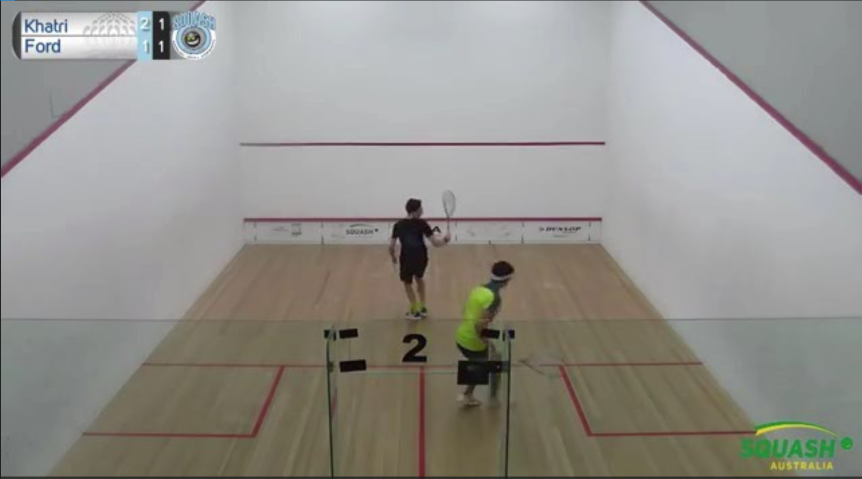
//> input picture Jake/CapstoneVersion1/OpenCV3_Template/squashCourt.PNG, 1723 x 957 px (shown at 1/2 size)
$ ./main   (built with g++ and OpenCV 4)
//> lines starting //> are read from the running program, lines starting //| are printed output that depends on the picture; after the words box and inside, x2 and y2 are one past the last pixel; in counts of white or black regions, pixels touching at a corner belong together; pictures that were not available may be replaced by others from this repository, and a replacement may not be noted
### Jake/CapstoneVersion1/OpenCV3_Template/Blob.h
// Blob.h

#ifndef MY_BLOB
#define MY_BLOB

#include<opencv2/core/core.hpp>
#include<opencv2/highgui/highgui.hpp>
#include<opencv2/imgproc/imgproc.hpp>

class Blob {
public:
	//Blob Bounding Boxes
	std::vector<cv::Point> currentContour;
	cv::Rect currentBoundingRect;
	std::vector<cv::Point> centerPositions;

	//Blob Size
	double dblCurrentDiagonalSize;
	double dblCurrentAspectRatio;

	//Boolian Specifiers
	bool blnCurrentMatchFoundOrNewBlob;
	bool blnStillBeingTracked;

	//Other
	int intNumOfConsecutiveFramesWithoutAMatch;
	cv::Point predictedNextPosition;

	//Initalize Blob
	Blob(std::vector<cv::Point> _contour);

	//Public Functions
	void predictNextPosition(void);
	cv::Point getBottom(void);
};

#endif    // MY_BLOB

### Jake/CapstoneVersion1/OpenCV3_Template/main.cpp

// Add all Includes
// Open Cv
#include "opencv2/imgcodecs.hpp"
#include "opencv2/imgproc.hpp"
#include "opencv2/videoio.hpp"
#include <opencv2/highgui.hpp>
#include <opencv2/video.hpp>
#include <opencv2/core/core.hpp>
#include "opencv2/calib3d/calib3d.hpp"
#include <iostream>
#include <limits>
#include <numeric>
#include <iostream>

// Header files
#include "Blob.h"
#include <stdio.h>

// Other
#include <iostream>
#include <sstream>


// Name Spaces
using namespace cv;
using namespace std;

// load video
char* video = "squash.mp4";

// Homography
bool pointsFound = false;
bool usingMouseClick = false;
vector<Point2f> imageCourtTemplatePoints;
vector<Point2f> imageCourtPlayersPoints;
vector<Point2f> court_Points;

Mat imageCourtPlayersCopyblack;
Mat tracklines;
Mat imageCourtPlayers;
Mat imageCourtTemplate;
Mat imageCourtPlayersCopy;
Mat ROI_result;
Mat H;

// Globals
Mat frame; // Store the current Frame
Mat MOG2FgMask; // MOG2 Mask
Ptr<BackgroundSubtractor> MOG2Bs; //MOG2 Background Subtractor

int keyboardInput; // Keyboard Input

// Track Bar variables
const bool usingTrackbar = false;
const string trackbarWindowName = "Trackbars";
int B_MIN = 5; // Blur Min
int B_MAX = 30; // Blur Max
int T_MIN = 74; // Threshold Min
int T_MAX = 256; // Threshold Max
int minBlobSize = 2000; // blob size min
int maxBlobSize = 7000;
int D_MIN = 1;
int D_MAX = 30;
int E_MIN = 1;
int E_MAX = 30;


void onTrackbar(int, void*) {
	//Empty for some reason
}
void createTrackbar(void);

// Scalars
const Scalar SCALAR_BLACK = Scalar(0.0, 0.0, 0.0);
const Scalar SCALAR_WHITE = Scalar(255.0, 255.0, 255.0);
const Scalar SCALAR_YELLOW = Scalar(0.0, 255.0, 255.0);
const Scalar SCALAR_GREEN = Scalar(0.0, 200.0, 0.0);
const Scalar SCALAR_RED = Scalar(0.0, 0.0, 255.0);

//Function Stubs
void matchCurrentFrameBlobsToExistingBlobs(vector<Blob> &existingBlobs, vector<Blob> &currentFrameBlobs);
void addBlobToExistingBlobs(Blob &currentFrameBlob, vector<Blob> &existingBlobs, int &intIndex);
void addNewBlob(Blob &currentFrameBlob, vector<Blob> &existingBlobs);
double distanceBetweenPoints(Point point1, Point point2);
void drawAndShowContours(Size imageSize, vector<vector<Point> > contours, string strImageName);
void drawAndShowContours(Size imageSize, vector<Blob> blobs, string strImageName);
void drawBlobInfoOnImage(vector<Blob> &blobs, Mat &imgFrame2Copy);
void analyseVideo(char* video);
void on_mouse(int e, int x, int y, int d, void *ptr);
void drawBlobBottomOnImage(vector<Blob> &blobs, Mat &imgFrame2Copy);


// Show windows
bool showimgFrame2Copy = true; // show the red rectangle
bool showDisplayWindow = false; // show the first image for picking points
bool showimgContours = false; // shows contours
bool showimgConvexHulls = false; // show convexHulls
bool showimgCurrentFrameBlobs = true; // shows the blob
bool showimgBlobs = false;
bool showimageCourtPlayersCopyblack = false; //
bool showROI_result = false; //
bool showHomoResult = false; //
bool showframe = false; // shows the current frame
bool showtransparentResult = true; // shows the players feet marks on a transparent image
bool showMOG2FgMask = false; // show the fg mask

int main(void) {
	// Load Images
	imageCourtPlayers = imread("squashCourt.png", CV_LOAD_IMAGE_COLOR);
//> imageCourtPlayers is the input picture: 957 rows x 1723 cols, CV_8UC3; mean B, G, R 139.2, 144.8, 146.6
	imageCourtTemplate = imread("squashCourtTop.jpg", CV_LOAD_IMAGE_COLOR);
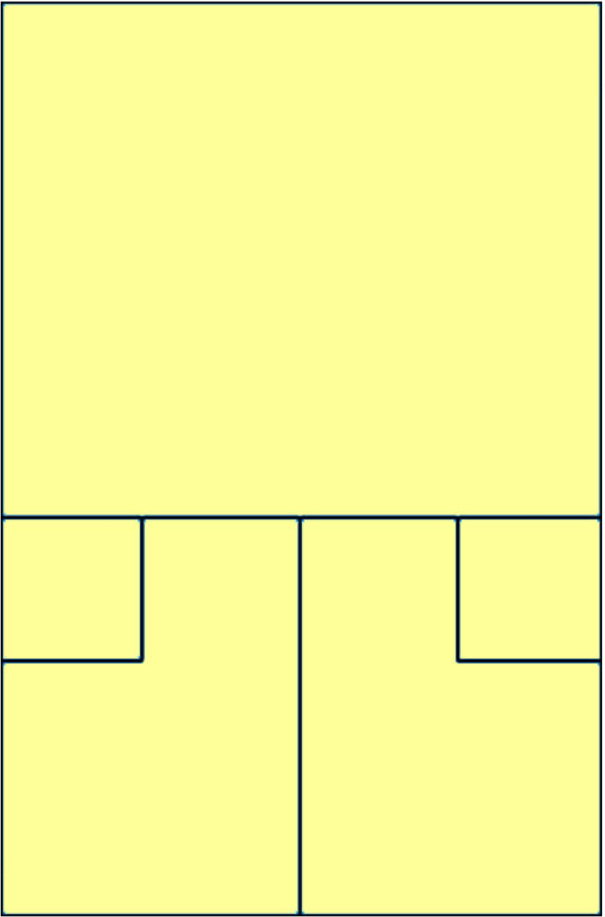
//> input picture Jake/CapstoneVersion1/OpenCV3_Template/squashCourtTop.jpg, 605 x 917 px
//> imageCourtTemplate is the input picture: 917 rows x 605 cols, CV_8UC3; mean B, G, R 151.4, 248.8, 247.1
	imageCourtPlayersCopy = imread("squashCourt.png", CV_LOAD_IMAGE_COLOR);

	//Resize Images
	resize(imageCourtPlayers, imageCourtPlayers, Size(768, 576));
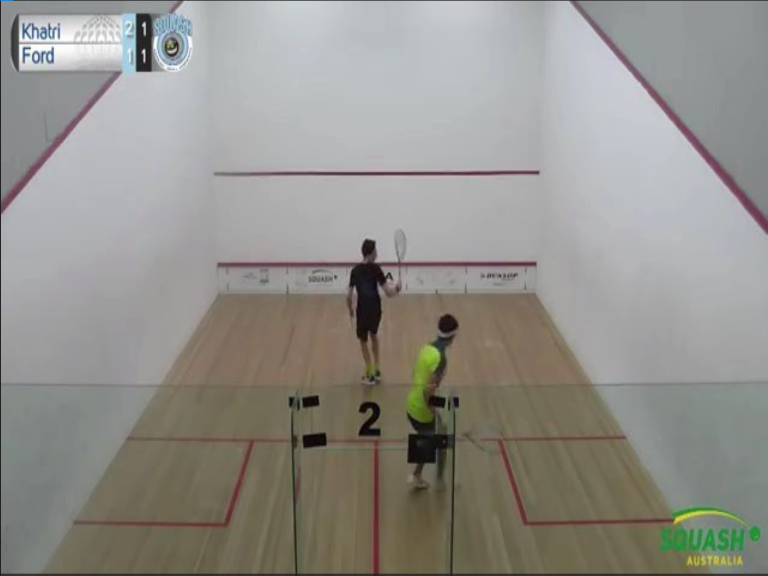
//> imageCourtPlayers: 576 rows x 768 cols, CV_8UC3; mean B, G, R 139.1, 144.7, 146.5
	//resize(imageCourtTemplate, imageCourtTemplate, Size(768, 576));
	resize(imageCourtPlayersCopy, imageCourtPlayersCopy, Size(768, 576));

	// Create a Black of the video
	Mat black(imageCourtPlayersCopy.rows, imageCourtPlayersCopy.cols, imageCourtPlayersCopy.type(), Scalar(255, 255, 255, 0));
	imageCourtPlayersCopyblack = black;
	// Push the 4 corners of the logo image as the 4 points for correspondence to calculate homography.
	imageCourtTemplatePoints.push_back(Point2f(float(0), float(0)));
	imageCourtTemplatePoints.push_back(Point2f(float(0), float(imageCourtTemplate.rows)));
//> imageCourtTemplatePoints = 2 Points (x, y): [0, 0], [0, 917]
	imageCourtTemplatePoints.push_back(Point2f(float(imageCourtTemplate.cols), float(imageCourtTemplate.rows)));
	imageCourtTemplatePoints.push_back(Point2f(float(imageCourtTemplate.cols), float(0)));


	// create Trackbar
	if (usingTrackbar) createTrackbar();

	// create Background Subtractor - MOG2 approach
	MOG2Bs = createBackgroundSubtractorMOG2().dynamicCast<BackgroundSubtractor>();

	// Homography


	// if we want to click an image to pick our points else set hard coded points for homography
	if (!usingMouseClick) {
		imageCourtPlayersPoints.push_back(Point2f(float(219), float(291)));
		imageCourtPlayersPoints.push_back(Point2f(float(39), float(574)));
		imageCourtPlayersPoints.push_back(Point2f(float(717), float(574)));
		imageCourtPlayersPoints.push_back(Point2f(float(535), float(291)));
		// once we get 4 corresponding points in both images calculate homography matrix
		H = findHomography(imageCourtPlayersPoints, imageCourtTemplatePoints, 0);
	}
	else {
		namedWindow("Display window", WINDOW_AUTOSIZE);// Create a window for display.
		imshow("Display window", imageCourtPlayers);
		setMouseCallback("Display window", on_mouse, NULL);
		cout << " Click the four corners of the court starting from top left going counter clockwise " << endl;
		cout << " Click any where on the fifth click " << endl;
		while (1) {
			int key = cvWaitKey(10);
			if (key == 27) break;
		}
	}


	analyseVideo(video);
	cout << " Press escape to exit " << endl;
	while (1) {

		int key = cvWaitKey(10);
		if (key == 27) break;
	}
	destroyAllWindows();
	return EXIT_SUCCESS;
}


/// <summary>
///
/// </summary>
/// <param name="src1"></param>
/// <param name="src2"></param>
// [41 lines left out: functions showFinal, on_mouse, not called in this run]

/// <summary>
///
/// </summary>
/// <param name="video">Video File Path</param>
void analyseVideo(char* video) {
//> called with video = "squash.mp4"
	//create the capture object
	VideoCapture capture(video);
	// Check the video can open
	if (!capture.isOpened()) {
		cerr << "cannot open video: " << video << endl;
		exit(EXIT_FAILURE);
	}

	// Create blobs vector
	vector<Blob> blobs;
	bool blnFirstFrame = true;


	//loop through each frame of the video. ESC or 'q' for quitting
	while ((char)keyboardInput != 'q' && (char)keyboardInput != 27) {
		if (usingTrackbar) createTrackbar();
		else {
			B_MIN = 1;
			B_MAX = 16;
			T_MIN = 174;
			T_MAX = 256;
		}
		vector<Blob> currentFrameBlobs;

		//read the current frame
		if (!capture.read(frame)) {
			cerr << "Unable to read next frame." << endl;
			cerr << "Exiting..." << endl;
			exit(EXIT_FAILURE);
		}

		resize(frame, frame, Size(768, 576));
		//update the background model


		Mat imgFrame2Copy = frame.clone();
		MOG2Bs->apply(frame, MOG2FgMask);
//> MOG2FgMask: 576 rows x 768 cols, CV_8UC1; every value is 127

		// I added the dilate and erode just for testing, wanted to see if it would
		// help, kinda does
		int dElement;
		int eElement;
		if (usingTrackbar) {
			dElement = D_MIN;
			eElement = E_MIN;
		}
		else {
			dElement = 6;
			eElement = 4;
		}
		Mat dilateElement = getStructuringElement(MORPH_RECT, Size(dElement, dElement));
		Mat erodeElement = getStructuringElement(MORPH_RECT, Size(eElement, eElement));
		dilate(MOG2FgMask, MOG2FgMask, dilateElement);
		erode(MOG2FgMask, MOG2FgMask, dilateElement);


		// blur the image, fills in gaps in blobs and get smoother edges
		blur(MOG2FgMask, MOG2FgMask, Size(B_MIN, B_MAX), Point(-1, -1));

		// get rid of shadows
		threshold(MOG2FgMask, MOG2FgMask, T_MIN, T_MAX, THRESH_BINARY);
//> MOG2FgMask: 576 rows x 768 cols, CV_8UC1; every value is 0

		//imshow("FG Mask MOG 2", MOG2FgMask);

		//  find and draw contours
		vector<vector<Point> > contours;
		Mat imgThreshCopy = MOG2FgMask.clone();
		findContours(imgThreshCopy, contours, RETR_EXTERNAL, CHAIN_APPROX_SIMPLE);
//> contours = 0 contours

		if (showimgContours) { drawAndShowContours(MOG2FgMask.size(), contours, "imgContours"); }


		// get the convex hull of the contours

		//drawAndShowContours(fgMaskMOG2.size(), contours, "imgContours");

		vector<vector<Point> > convexHulls(contours.size());
//> convexHulls = 0 contours
		for (unsigned int i = 0; i < contours.size(); i++) {
			convexHull(contours[i], convexHulls[i]);
		}
//> this loop made 0 passes
		// showimgConvexHulls = true than show it
		if (showimgConvexHulls) { drawAndShowContours(MOG2FgMask.size(), convexHulls, "imgConvexHulls"); }

		for (auto &convexHull : convexHulls) {
			Blob possibleBlob(convexHull);

			// check if the blob is large enough to be a person and not just random noise or a section of a person
			if (possibleBlob.currentBoundingRect.area() > minBlobSize) {
				cerr << "blob area: " << possibleBlob.currentBoundingRect.area() << endl;
				currentFrameBlobs.push_back(possibleBlob);
			}
		}
//> after the loop, currentFrameBlobs = 0 items

		// show the left over blobs if we want to
		if (showimgCurrentFrameBlobs) { drawAndShowContours(MOG2FgMask.size(), currentFrameBlobs, "imgCurrentFrameBlobs"); }
//> in drawAndShowContours, `Mat image(imageSize, CV_8UC3, SCALAR_BLACK);`: image: 576 rows x 768 cols, CV_8UC3; every value is 0
//> after the loop in drawAndShowContours, `for (auto &blob : blobs)`: contours = 0 contours

		// if its first frame push back the blobs
		if (blnFirstFrame == true) {
			for (auto &currentFrameBlob : currentFrameBlobs) {
				blobs.push_back(currentFrameBlob);
			}
//> after the loop, blobs = 0 items
		}
		// else try match the new blobs to the existing ones
		else {
			matchCurrentFrameBlobsToExistingBlobs(blobs, currentFrameBlobs);
		}


		// show the blobs if we want
		if (showimgBlobs) { drawAndShowContours(MOG2FgMask.size(), blobs, "imgBlobs"); }

		drawAndShowContours(MOG2FgMask.size(), blobs, "imgBlobs");

		imgFrame2Copy = frame.clone();          // get another copy of frame 2 since we changed the previous frame 2 copy in the processing above


		// get a copy of the original frame and draw the rectangle and center point on it
		imgFrame2Copy = frame.clone();
		drawBlobInfoOnImage(blobs, imgFrame2Copy);
		drawBlobBottomOnImage(blobs, imgFrame2Copy);
		if (showimgFrame2Copy) { imshow("imgFrame2Copy", imgFrame2Copy); }

		// draw the players feet position on the black copy of the court
		drawBlobBottomOnImage(blobs, imageCourtPlayersCopyblack);
//> after the loop in drawBlobBottomOnImage (call 2), `for (unsigned int i = 0; i < blobs.size(); i++)`: imgFrame2Copy: 576 rows x 768 cols, CV_8UC3; every value is 255
		//drawBlobInfoOnImage(blobs, imageCourtPlayersCopy);
		if (showimageCourtPlayersCopyblack) { imshow("tracklines", imageCourtPlayersCopyblack); }

		// Homography
		Mat homoFrame = imageCourtPlayersCopyblack.clone();
		Mat homoFrameClone = imageCourtPlayersCopyblack.clone();
		// Create a black image
		Mat black(homoFrameClone.rows, homoFrameClone.cols, homoFrameClone.type(), Scalar::all(0));
		// create a white mask
		Mat mask(homoFrameClone.rows, homoFrameClone.cols, CV_8UC1, Scalar(0));

		// Get the coordiantes of the polygon (court area we want) from the mouse clicks
		vector< vector<Point> >  co_ordinates;
		co_ordinates.push_back(vector<Point>());
		co_ordinates[0].push_back(imageCourtPlayersPoints[0]);
		co_ordinates[0].push_back(imageCourtPlayersPoints[1]);
		co_ordinates[0].push_back(imageCourtPlayersPoints[2]);
		co_ordinates[0].push_back(imageCourtPlayersPoints[3]);
		drawContours(mask, co_ordinates, 0, Scalar(255), CV_FILLED, 8);
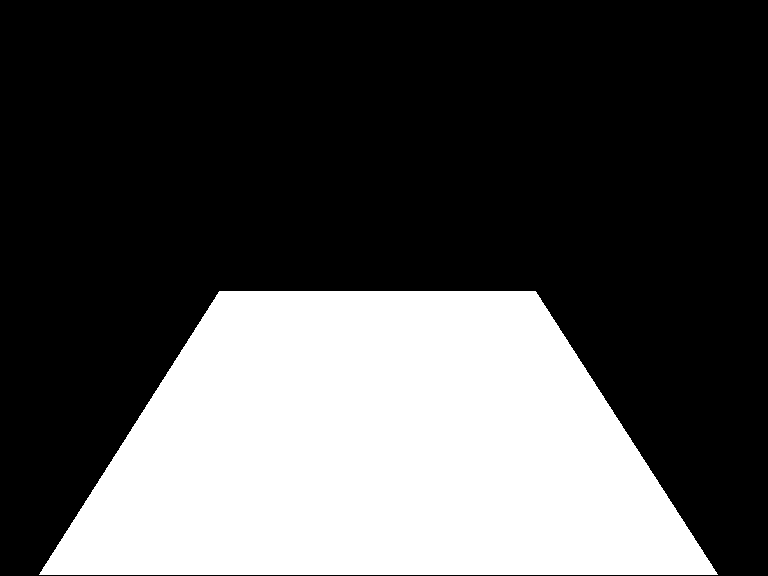
//> mask: 576 rows x 768 cols, CV_8UC1; 32% white; 1 white region, box (x1, y1, x2, y2) and area: (39, 291, 718, 575) 141432
		black.copyTo(homoFrameClone, mask);
		// create a new image with the mask on the court
		Mat dst1;

		homoFrame.copyTo(dst1, mask);

		// Do some stuff to and store the ROI in result
		Mat dst2;
		bitwise_not(mask, mask);
		dst1.copyTo(dst2, mask);
		ROI_result = dst1 + dst2;


		//namedWindow("black", WINDOW_AUTOSIZE);
		if (showROI_result) { imshow("black", ROI_result); }


		namedWindow("black", WINDOW_AUTOSIZE);
		imshow("black", ROI_result);


		Mat HomoResult;

		warpPerspective(ROI_result, HomoResult, H, imageCourtTemplate.size());
		// Warp the logo image to change its perspective
		//namedWindow("RESULTS", WINDOW_AUTOSIZE);
		if (showHomoResult) { imshow("RESULTS", HomoResult); }

		Mat transparentResult;

		imageCourtTemplate.copyTo(transparentResult, HomoResult);
		namedWindow("trans", WINDOW_AUTOSIZE);
		if (showtransparentResult) { imshow("trans", transparentResult); }


		// its no longer the first frame
		blnFirstFrame = false;
		//show the current frame and the fg masks
		if (showframe) { imshow("Frame", frame); }
		if (showMOG2FgMask) { imshow("FG Mask MOG 2", MOG2FgMask); }
		//get the input from the keyboard
		keyboardInput = waitKey(30);
//> the 'q' key is pressed
//> the 'q' key is pressed
	}
	//delete capture object
	capture.release();
}

// [33 lines left out: functions createTrackbar, drawAndShowContours, not called in this run]

void drawAndShowContours(Size imageSize, vector<Blob> blobs, string strImageName) {

	Mat image(imageSize, CV_8UC3, SCALAR_BLACK);

	vector<vector<Point> > contours;

	for (auto &blob : blobs) {
		if (blob.blnStillBeingTracked == true) {
			contours.push_back(blob.currentContour);
		}
	}

	drawContours(image, contours, -1, SCALAR_WHITE, -1);

	imshow(strImageName, image);
}

/// <summary>
/// Find the hypotinues bettween two points
/// c^2 = a^2 + b^2
/// </summary>
/// <param name="point1">X, Y point</param>
/// <param name="point2">X, Y point</param>
/// <returns>Distance bettween two points or c</returns>
// [8 lines left out: function distanceBetweenPoints, not called in this run]


void drawBlobInfoOnImage(vector<Blob> &blobs, Mat &imgFrame2Copy) {
	for (unsigned int i = 0; i < blobs.size(); i++) {

		if (blobs[i].blnStillBeingTracked == true) {

			rectangle(imgFrame2Copy, blobs[i].currentBoundingRect, SCALAR_RED, 2);

			int intFontFace = CV_FONT_HERSHEY_SIMPLEX;
			double dblFontScale = blobs[i].dblCurrentDiagonalSize / 60.0;
			int intFontThickness = (int)round(dblFontScale * 1.0);

			//putText(imgFrame2Copy, to_string(i), blobs[i].centerPositions.back(), intFontFace, dblFontScale, SCALAR_GREEN, intFontThickness);
		}
	}
}

void drawBlobBottomOnImage(vector<Blob> &blobs, Mat &imgFrame2Copy) {

	for (unsigned int i = 0; i < blobs.size(); i++) {

		if (blobs[i].blnStillBeingTracked == true) {
			Point points = blobs[i].getBottom();
			circle(imgFrame2Copy, points, 4, SCALAR_GREEN, FILLED);
			int intFontFace = CV_FONT_HERSHEY_SIMPLEX;
			double dblFontScale = blobs[i].dblCurrentDiagonalSize / 60.0;
			int intFontThickness = (int)round(dblFontScale * 1.0);

			//putText(imgFrame2Copy, to_string(i), blobs[i].centerPositions.back(), intFontFace, dblFontScale, SCALAR_GREEN, intFontThickness);
		}
	}
}


// [70 lines left out: functions addBlobToExistingBlobs, addNewBlob, matchCurrentFrameBlobsToExistingBlobs, not called in this run]
